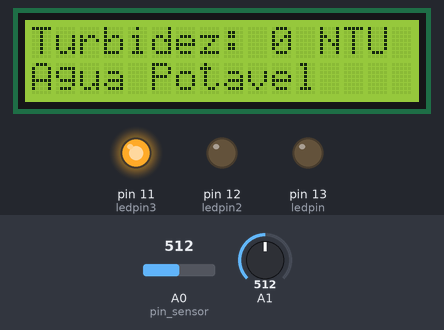
Simulated run of this sketch. Board: Arduino Uno, built with avr-gcc and run on an emulated ATmega328P. Shown: 16×2 character LCD, output pins drawn as LEDs (lit = HIGH). The inputs (shaded band) are chosen by the test bench; at power-on: A1 = 512, A0 (pin_sensor) = 512. Pins used as bus, display or sensor lines are not drawn; what the sketch prints to the serial monitor is not drawn.

Above: at 3.2 s.
3.3 s: A1 set to 541
At 6.28 s:
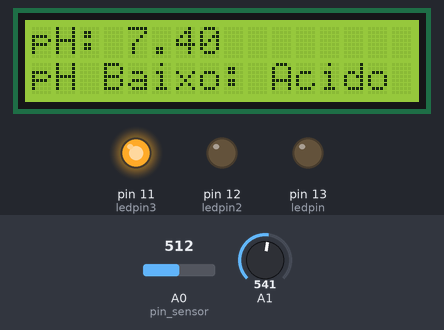
6.3 s: A1 set to 559
At 7.4 s:
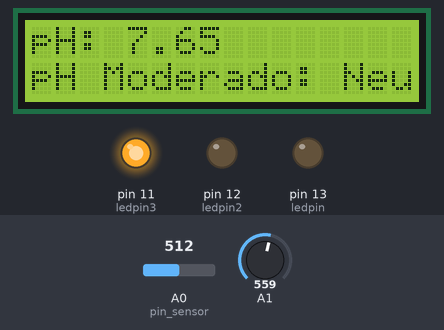
7.8 s: A1 set to 511
At 8.5 s:
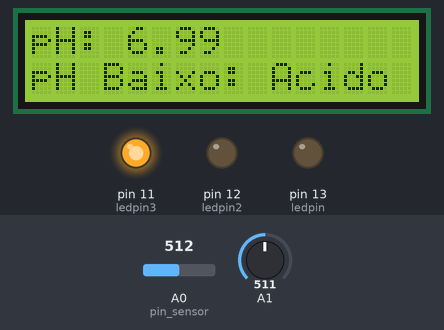
9.3 s: A1 set to 716
At 9.8 s:
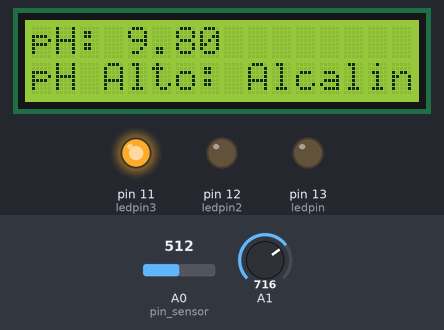
10.9 s: A1 set to 306
At 12.0 s:
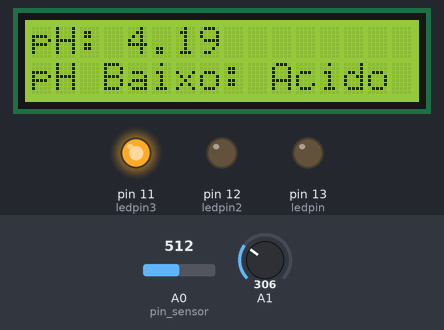
13.8 s: A0 (pin_sensor) set to 214
16.8 s: A0 (pin_sensor) set to 195
At 17.76 s:
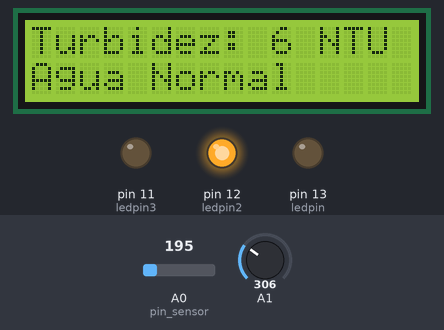
Timing chart, 0 to 19.8 s (numbered marks = the images above; inputs shaded):
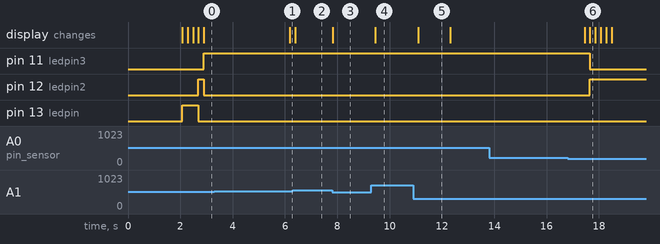

Measured:
- the behaviour switches between 548 and 549 on A1 (found by bisection; images 1 and 2)
- the behaviour switches between 206 and 205 on A0 (pin_sensor) (found by bisection; images 5 and 6)
- after the input at 3.3 s, the display: changes after 2.9 s (image 1)
- after the input at 6.3 s, the display: changes after 0.09 s (image 2)
- after the input at 7.8 s, the display: changes at once (image 3)
- after the input at 9.3 s, the display: changes after 0.16 s (image 4)
- after the input at 10.9 s, the display: changes after 0.19 s (image 5)
- after the input at 13.8 s, every drawn part: stays the same
- after the input at 16.8 s, pin 11 (ledpin3): HIGH → LOW after 0.86 s; pin 12 (ledpin2): LOW → HIGH after 0.86 s; the display: first changes after 0.65 s (image 6 shows a later state)

The sketch:

codigo.ino
```cpp
#include <LiquidCrystal.h>

LiquidCrystal lcd(2, 3, 4, 5, 6, 7);

#define pin_sensor A0
const int numReadings = 10;
int readings[numReadings];      // as leituras da entrada analógica
int readIndex = 0;              // o índice da leitura atual
int total = 0;                  // o total acumulado
int average = 0;                // a média
int leitura_ADC;
int ntu;
int ledpin = 13;
int ledpin2 = 12;
int ledpin3 = 11;
int Contrast = 100;             // Valor de contraste, ajustado para corrente máxima de 20 mA
unsigned long previousMillis = 0; // armazena o último tempo que o display foi atualizado
const long interval = 6000;       // intervalo de tempo de 6 segundos
bool displayTurbidity = true;     // variável para alternar entre turbidez e pH

void setup() {
  Serial.begin(9600);
  analogWrite(6, Contrast);  // Ajusta o contraste

  pinMode(ledpin, OUTPUT);
  pinMode(ledpin2, OUTPUT);
  pinMode(ledpin3, OUTPUT);
  pinMode(pin_sensor, INPUT);

  lcd.begin(16, 2);
  lcd.clear();
  lcd.setCursor(0, 0);
  lcd.print("   Bem-vindo     ");
  lcd.setCursor(0, 1);
  lcd.print("Sensor Turbidez");
  delay(2000);
  lcd.clear();

  // Inicializa todas as leituras com 0
  for (int i = 0; i < numReadings; i++) {
    readings[i] = 0;
  }
}

void loop() {
  unsigned long currentMillis = millis();

  // Subtrai a última leitura
  total = total - readings[readIndex];
  // Lê o sensor
  readings[readIndex] = analogRead(pin_sensor);
  // Adiciona a leitura ao total
  total = total + readings[readIndex];
  // Avança para a próxima posição no array
  readIndex = readIndex + 1;

  // Se chegarmos ao final do array, voltamos para o início
  if (readIndex >= numReadings) {
    readIndex = 0;
  }

  // Calcula a média
  average = total / numReadings;

  // Calibra a leitura do sensor para NTU (ajuste esses valores com base na calibração)
  if (average > 208) {
    average = 208;
  }
  ntu = map(average, 0, 208, 300, 0);

  // Leitura do valor de pH
  int sensorValue = analogRead(A1);
  float ph = sensorValue * (14.0 / 1023.0);

  if (currentMillis - previousMillis >= interval) {
    previousMillis = currentMillis;
    displayTurbidity = !displayTurbidity; // alterna entre turbidez e pH
    lcd.clear();
  }

  if (displayTurbidity) {
    // Exibe os resultados de turbidez no LCD
    lcd.setCursor(0, 0);
    lcd.print("Turbidez: ");
    lcd.print(ntu);
    lcd.print(" NTU   ");
    lcd.setCursor(0, 1);

    if (ntu < 5) {
      lcd.print("Agua Potavel     ");
      digitalWrite(ledpin3, HIGH);
    } else {
      digitalWrite(ledpin3, LOW);
    }

    if (ntu >= 5 && ntu < 30) {
      lcd.print("Agua Normal      ");
      digitalWrite(ledpin2, HIGH);
    } else {
      digitalWrite(ledpin2, LOW);
    }

    if (ntu > 30) {
      lcd.print("Agua suja        ");
      digitalWrite(ledpin, HIGH);
    } else {
      digitalWrite(ledpin, LOW);
    }
  } else {
    // Exibe os resultados de pH no LCD
    lcd.setCursor(0, 0);
    lcd.print("pH:");
    lcd.setCursor(4, 0);
    lcd.print(ph);
    Serial.println(ph);

    // Mensagens sobre o pH para animais
    if (ph > 8.5) {
      lcd.setCursor(0, 1);
      lcd.print("pH Alto: Alcalino ");
    } else if (ph >= 7.5 && ph <= 8.5) {
      lcd.setCursor(0, 1);
      lcd.print("pH Moderado: Neutro ");
    } else {
      lcd.setCursor(0, 1);
      lcd.print("pH Baixo: Acido ");
    }
  }

  delay(200);
}
```
